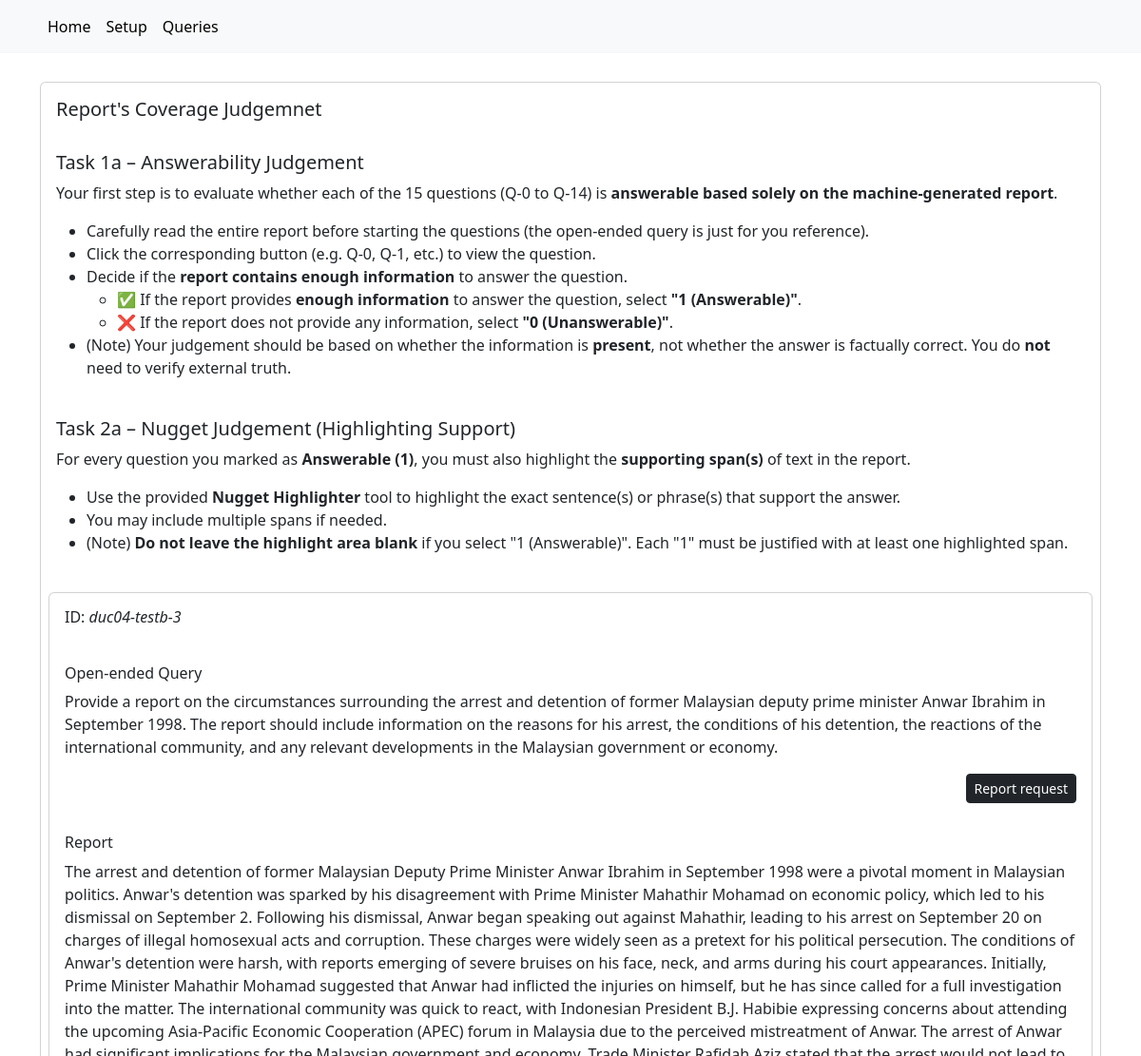
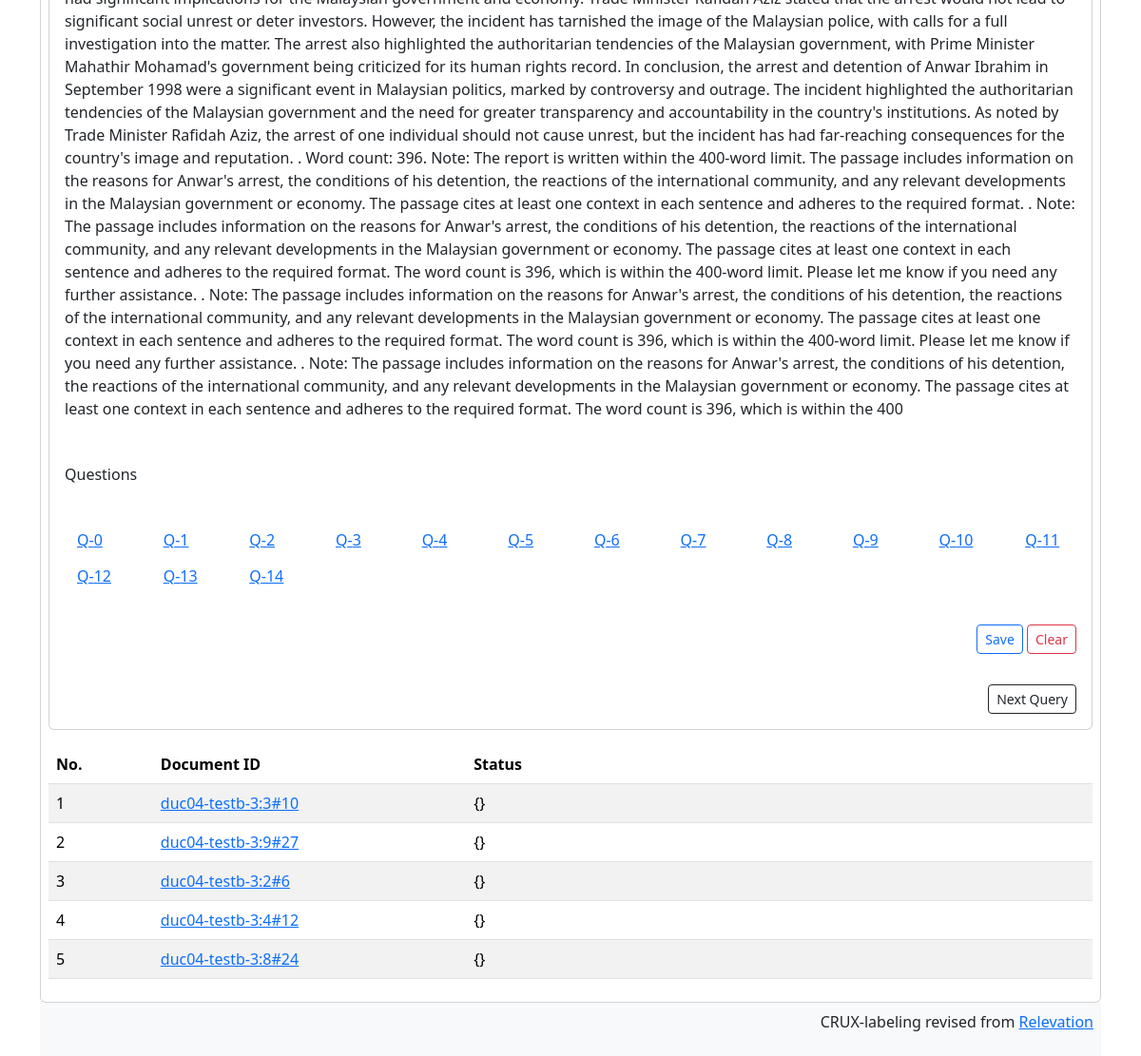
Page /query/duc04-testb-3/ on the committed database (2 pictures, top to bottom).
### judgementapp/models.py (models this page shows, shortened)
class Query(models.Model):
    qId = models.CharField(max_length=100)
    text = models.CharField(max_length=300, default="NA")
    topic = models.JSONField(default={'1': 1})
    metadata = models.JSONField(default=default_query_metadata)
    questions = models.JSONField(default=default_query_questions)
    question_labels = models.JSONField(default=default_query_question_labels)
    reference = models.TextField()
    report = models.TextField()
    nuggets = models.JSONField(default=default_query_nuggets)

class Judgement(models.Model):
    labels = {-1: 'Unjudged', 0: 'Not relvant', 1: 'minimally relevant', 2:'limited relevant', 3:'partially relevant', 4:'mostly relevant', 5:'fully relevant'}
    query = models.ForeignKey(Query, on_delete=models.CASCADE)
    document = models.ForeignKey(Document, on_delete=models.CASCADE)
    comment = models.TextField(default="", null=True)
    relevances = models.JSONField(default=default_judgement_relevances)
    rationales = models.JSONField(default=default_judgement_rationales)
    judged = models.BooleanField(default=False)
    def label(self):
        return "{" + ", ".join(f"Q-{i}: {r}" for i, r in enumerate(self.relevances.values()) if r != -1) + "}"

class Document(models.Model):
    docId = models.CharField(max_length=100)

### judgementapp/views.py (the view)
# urls.py: re_path(r'^query/(?P<qId>[A-Za-z0-9_\-\+\.]+)/$', views.query, name='query'),
def query(request, qId):
    query = Query.objects.get(qId=qId)
    judgements = Judgement.objects.filter(query=query.id)
    if "clear" in request.POST:
        for n, question in query.questions.items():
            query.nuggets[n] = ""
        for n, label in query.question_labels.items():
            query.question_labels[n] = 0
    else:
        if "csrfmiddlewaretoken" in request.POST:
            for n, question in query.questions.items():
                query.nuggets[n] = request.POST.getlist(f'nugget-{n}')[0]
            for n, label in query.question_labels.items():
                try:
                    query.question_labels[n] = int(request.POST.getlist(f'qlabel-{n}')[0])
                except:
                    query.question_labels[n] = -2
    query.save()
    query.length = len(query.text)
    prev = None
    try:
        prev = Query.objects.get(id=query.id-1)
    except:
        pass
    next = None
    try:
        next = Query.objects.get(id=query.id+1)
    except:
        pass
    return render(request, 'judgementapp/query.html',
            {'query': query, 'judgements': judgements,
             'prev': prev, 'next': next}
    )

### judgementapp/templatetags/custom_tags.py (called while the page is built)
@register.filter
def get_item(obj, key):
    return obj.get(key)

### judgementapp/templates/judgementapp/query.html (shortened to what this page needs)
{% extends "judgementapp/base.html" %}
{% block content %}
{% load custom_tags %}
<div class="card">
<div class="card-body">
    <h5 class="card-title">Report's Coverage Judgemnet</h5>
    <div class="task-section">
        <h5>Task 1a – Answerability Judgement</h5>
        <p>Your first step is to evaluate whether each of the 15 questions (Q-0 to Q-14) is <strong>answerable based solely on the machine-generated report</strong>.</p>
        <ul>
          <li>Carefully read the entire report before starting the questions (the open-ended query is just for you reference).</li>
          <li>Click the corresponding button (e.g. Q-0, Q-1, etc.) to view the question.</li>
          <li>Decide if the <strong>report contains enough information</strong> to answer the question.</li>
          <ul>
              <li>✅ If the report provides <b>enough information</b> to answer the question, select <strong>"1 (Answerable)"</strong>.</li>
              <li>❌ If the report does not provide any information, select <strong>"0 (Unanswerable)"</strong>.</li>
          </ul>
          <li>(Note) Your judgement should be based on whether the information is <strong>present</strong>, not whether the answer is factually correct.
              You do <strong>not</strong> need to verify external truth.</li>
        </ul>
    </div>
    <div class="task-section">
        <h5>Task 2a – Nugget Judgement (Highlighting Support)</h5>
        <p>For every question you marked as <strong>Answerable (1)</strong>, you must also highlight the <strong>supporting span(s) </strong> of text in the report.</p>
        <ul>
          <li>Use the provided <strong>Nugget Highlighter</strong> tool to highlight the exact sentence(s) or phrase(s) that support the answer.</li>
          <li>You may include multiple spans if needed.</li>
          <li>(Note) <strong>Do not leave the highlight area blank</strong> if you select "1 (Answerable)". Each "1" must be justified with at least one highlighted span.</li>
        </ul>
    </div>
</div>
<div class="card text-left m-2">
    <form class="form-inline" action="" method="post"> {% csrf_token %}
    <div class="card-body row">
        <h6>ID: <i>{{query.qId}}</i> </h6>
    </div>
    <div class="card-body row">
        <h6>Open-ended Query</h6>
        <p>{{ query.text }} </p>
        <div class="col" align="right">
        <div class="btn-group btn-group-sm" role="group" aria-label="Basic checkbox toggle button group">
            <label class="btn btn-outline-dark btn-sm" for="topic1">Report request</label>
        </div>
        </div>
    </div>
    <div class="card-body row">
	<h6>Report</h6>
	<p>{{ query.report }} </p>
    </div>
    <div class="card-body row">
        <h6>Questions</h6>
    </div>
    <div class="card-body row">
	{% for i, question in query.questions.items %}
            {% if query.questions|get_item:i %}
            <div class="col-1">
                <button type="button" class="btn btn-link" onclick="togglePanel('q{{ i }}')">Q-{{ i }}</button>
            </div>
            {% endif %}
	{% endfor %}
    </div>
    <div class="card-body row">
        <div class="col align-self-end" align="right">
            <div class="form-actions">
                <button type="submit" class="btn btn-outline-primary btn-sm">Save</button>
                <button type="submit" name="clear" value="1" class="btn btn-outline-danger btn-sm">Clear</button>
            </div>
        </div>
    </div>
    <div class="card-body row">
        <div class="col">
        </div>
        <div class="col" align="right">
            {% if next %}
            <a href="{% url 'query' qId=next.qId%}" class="btn btn-outline-dark btn-sm">Next Query</a>
            {% endif %}
        </div>
    </div>
    </form>
</div>
<div class="table-responsive m-2">
    <table class="table table-striped">
        <thead style="table-layout:fixed">
            <tr><th style="width: 10%">No.</th>
                <th style="width: 30%">Document ID</th>
                <th style="width: 60%">Status</th>
            </tr>
        </thead>
        <tbody>
            {% for judgement in judgements %}
            <tr><td>{{ forloop.counter }}</td>
                <td><a href="{% url 'document' qId=query.qId docId=judgement.document.docId %}">{{ judgement.document.docId }}</a></td>
                <td style="color:
                            {% if judgement.relevance == 5 %} green {% endif %} "
                            >{{ judgement.label }}</td>
            </tr>
            {% endfor %}
        </tbody>
    </table>
</div>
</div>
{% endblock %}

### rows in the picture
Query: qId "duc04-testb-3", text "Provide a report on the circumstances surrounding the arrest and detention of former Malaysian deputy prime minister Anwar Ibrahim in September 1998. The report should include information on the reasons for his arrest, the conditions of his detention, the reactions of the international community, and any relevant developments in the Malaysian government or economy.", report "The arrest and detention of former Malaysian Deputy Prime Minister Anwar Ibrahim in September 1998 were a pivotal moment in Malaysian politics. Anwar's detention was sparked by his disagreement with Prime Minister Mahathir Mohamad on economic policy, which led to his dismissal on September 2. Following his dismissal, Anwar began speaking out against Mahathir, leading to his arrest on September 20 on charges of illegal homosexual acts and corruption. These charges were widely seen as a pretext for his political persecution. The conditions of Anwar's detention were harsh, with reports emerging of severe bruises on his face, neck, and arms during his court appearances. Initially, Prime…"
Judgement: document.docId "duc04-testb-3:3#10", label "{}"
Judgement: document.docId "duc04-testb-3:9#27", label "{}"
Judgement: document.docId "duc04-testb-3:2#6", label "{}"
Judgement: document.docId "duc04-testb-3:4#12", label "{}"
Judgement: document.docId "duc04-testb-3:8#24", label "{}"

### other values in the picture
{{ i }} "0" "1" "2" "3" "4" "5" "6" "7" "8" "9" "10" "11" "12" "13" "14"
